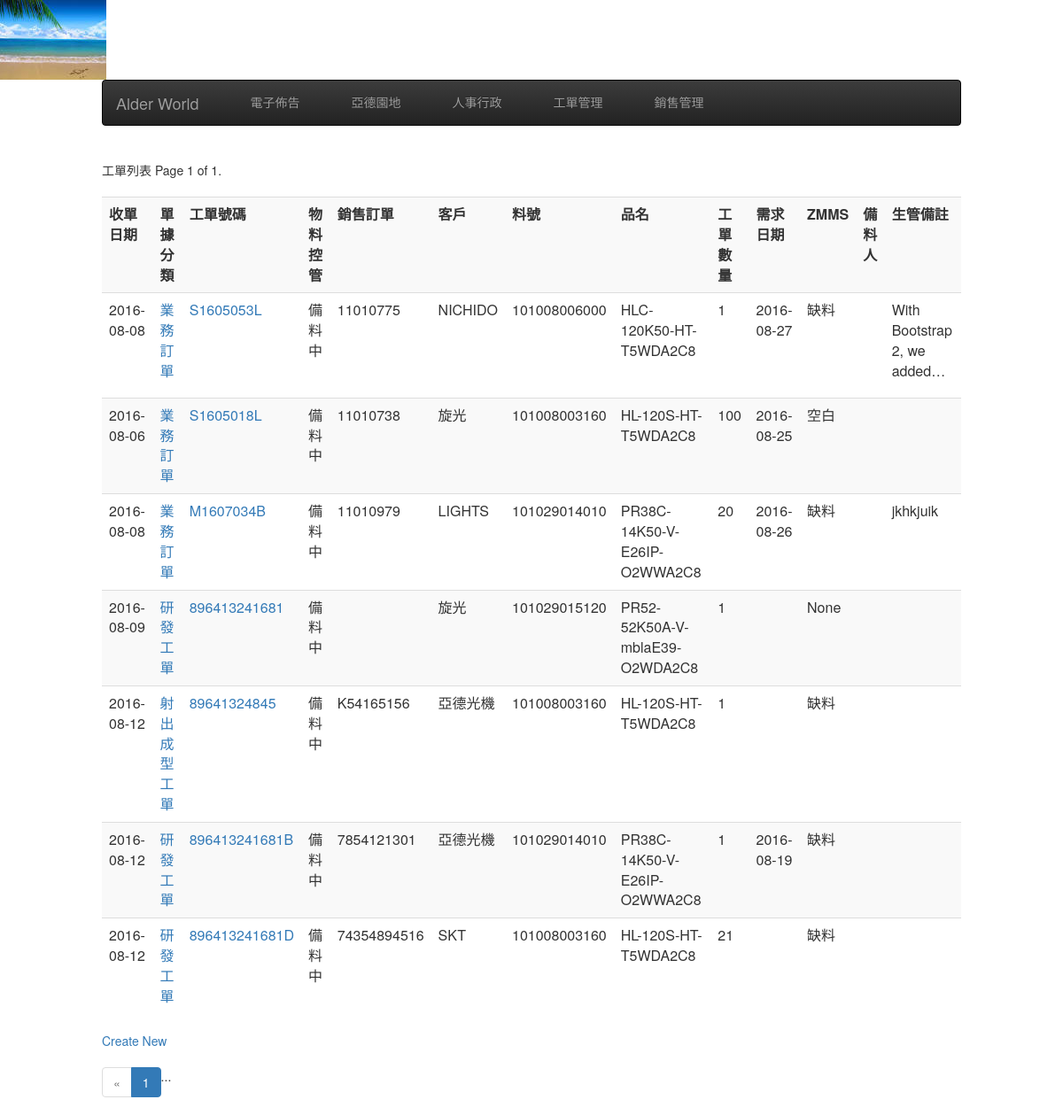
Before: /dpsed/ with the older database file.
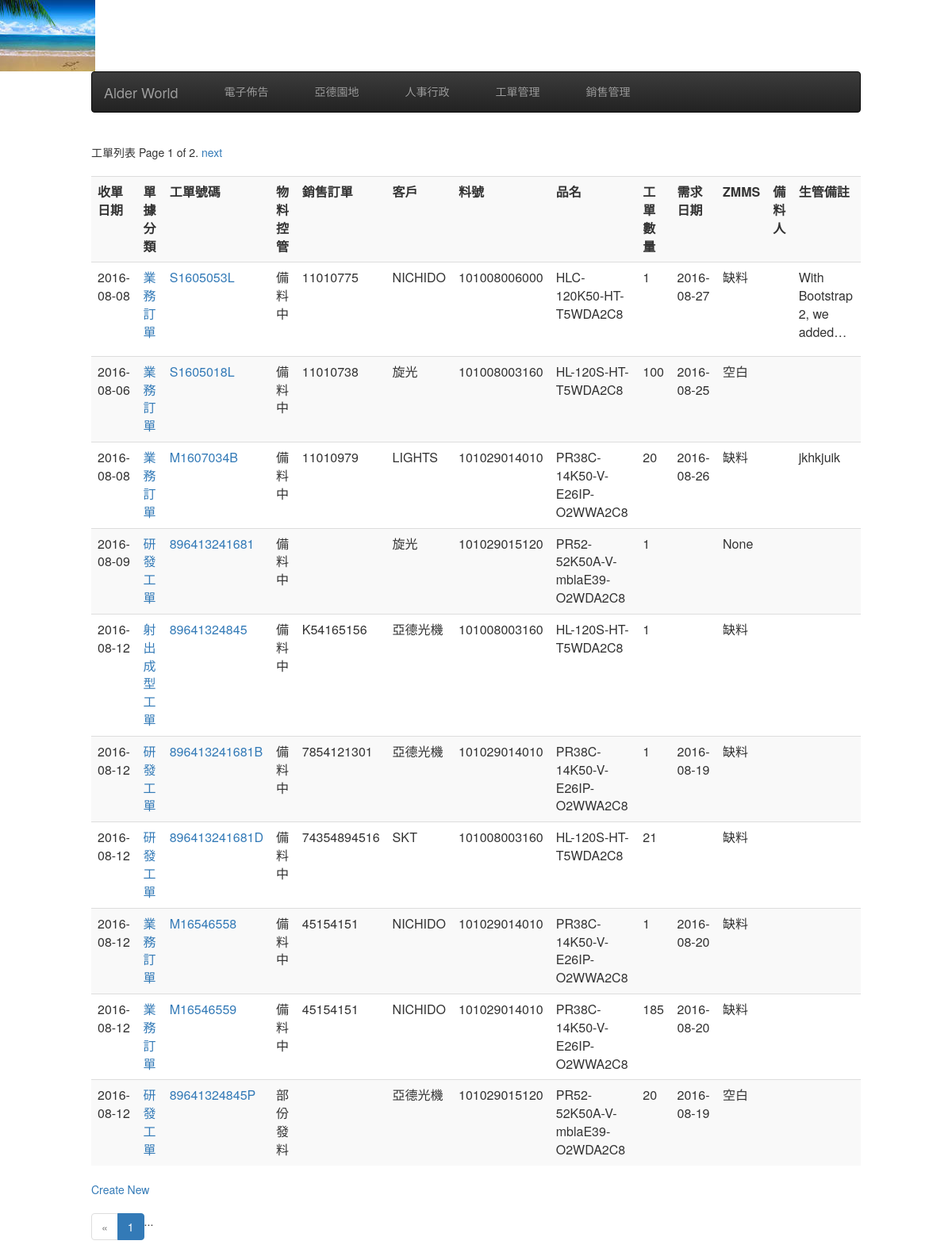
After: the same page with the newer database file.
### dpsed/models.py (models this page shows, shortened)
class WorkOrder(models.Model):
    category = models.ForeignKey(OrderCategory, limit_choices_to={'invalid': False} )
    zmms = models.ForeignKey(ZmmsOption, blank=True, null=True) #models.CharField(max_length=30, blank=True, null=True)
    recevice_date = models.DateField(default=timezone.now) #models.DateField(auto_now_add =True) #  收單日
    material_ctrl = models.ForeignKey(MaterialCtrlOption, blank=True, null=True) #models.CharField(max_length=30, blank=True, null=True) #物料控管
    ships_order = models.CharField(max_length=16, null=True, blank=True) # SAP訂單號碼
    customer = models.ForeignKey(Customer) #客戶編號
    work_order = models.CharField(max_length=16, null=False, blank=False, unique=True) # SAP工單號碼
    product = models.ForeignKey(Product) #  SAP料號
    ord_amount = models.IntegerField(default=1, blank=False, null=False) # 數量
    deliverly = models.DateField(blank=True, null=True) #  業務交期
    material_ready_date = models.DateField(blank=True, null=True) #  齊料日
    estimated_finish = models.DateField(blank=True, null=True) # 預計完工日
    reuqest_user = models.CharField(max_length=16, null=False, blank=False) # 申請人
    material_duty = models.CharField(max_length=16, null=False, blank=False) # 備料人
    manage_memo = models.TextField(blank=True, null=True) # 生管備註
    create_at = models.DateTimeField(auto_now_add=True, auto_now =False)
    modify = models.DateTimeField(auto_now_add=False, auto_now =True)
    def get_absoulte_url(self):
        return "/dpsed/detail/%s/" %( str(self.id) )

class OrderCategory(models.Model):
    description = models.CharField(max_length=36, null=False, blank=False)
    order_squence = models.IntegerField(default=1000, null=False, blank=False)
    invalid = models.BooleanField(default=False)
    def __str__(self):
        return self.description

class MaterialCtrlOption(models.Model):
    description = models.CharField(max_length=36, null=False, blank=False)
    invalid = models.BooleanField(default=False)
    def __str__(self):
        return self.description

class Customer(models.Model):
    sap_no = models.CharField(max_length=36, null=True, blank=True)
    title = models.CharField(max_length=36, null=False, blank=False)
    address = models.CharField(max_length=100, null=True, blank=True)
    contect = models.CharField(max_length=100, null=True, blank=True)
    phone = models.CharField(max_length=100, null=True, blank=True)
    phone_ext  = models.CharField(max_length=100, null=True, blank=True)
    faxno = models.CharField(max_length=100, null=True, blank=True)
    email = models.EmailField(max_length=100, null=True, blank=True)
    invalid = models.BooleanField(default=True)
    create_at = models.DateTimeField(auto_now_add=True, auto_now =False)
    modify = models.DateTimeField(auto_now_add=False, auto_now =True)

class Product(models.Model):
    sap_no = models.CharField(max_length=36, null=False, blank=False) # SAP料號
    product_desc = models.CharField(max_length=36, null=False, blank=False) # 品名
    specification = models.CharField(max_length=100, null=False, blank=False) # 規格
    cycle_status = models.ForeignKey(CycleStatus) # 料品狀態
    create_at = models.DateTimeField(auto_now_add=True, auto_now =False) #
    modify = models.DateTimeField(auto_now_add=False, auto_now =True) #

class ZmmsOption(models.Model):
    description = models.CharField(max_length=36, null=False, blank=False)
    invalid = models.BooleanField(default=False)
    def __str__(self):
        return self.description

### dpsed/views.py (the view)
def dps_list(request):
    title = "工單列表"
    queryset_list = WorkOrder.objects.all()
    paginator = Paginator(queryset_list, 10) # Show 10 contacts per page
    page = request.GET.get('page')
    try:
        queryset = paginator.page(page)
    except PageNotAnInteger:
        queryset = paginator.page(1)
    except EmptyPage:
        queryset = paginator.page(paginator.num_pages)
    return render(request, "dpsed_list.html", locals())

### templates/dpsed_list.html (shortened to what this page needs)
{% extends "base.html" %}
{% block content  %}
  <div class="pagination">
      <span>{{ title }}</span>
      <span class="step-links">
          <span class="current">
              Page {{ queryset.number }} of {{ queryset.paginator.num_pages }}.
          </span>
          {% if queryset.has_next %}
              <a href="?page={{ queryset.next_page_number }}">next</a>
          {% endif %}
      </span>
  </div>
<div>
<table class="table table-striped" >
  <tr>
    <th>收單日期</th>
    <th>單據分類</th>
    <th>工單號碼</th>
    <th>物料控管</th>
    <th>銷售訂單</th>
    <th>客戶</th>
    <th>料號</th>
    <th>品名</th>
    <th>工單數量</th>
    <th>需求日期</th>
    <th>ZMMS</th>
    <th>備料人</th>
    <th>生管備註</th>
  </tr>
{% for record in queryset %}
  <tr>
    <td>{{ record.recevice_date | date:"Y-m-d" }}</td>
    <td><a href='{{ record.get_absoulte_url }}'>{{ record.category }}</a></td>
    <td><a href='{{ record.get_absoulte_url }}'>{{ record.work_order }}</a></td>
    <td>{{ record.material_ctrl }}</td>
    <td>{{ record.ships_order }}</td>
    <td>{{ record.customer.title }}</td>
    <td>{{ record.product.sap_no | truncatechars:16 }}</td>
    <td>{{ record.product.product_desc | truncatechars:30 }}</td>
    <td>{{ record.ord_amount }}</td>
    <td>{{ record.deliverly | date:"Y-m-d" }}</td>
    <td>{{ record.zmms }}</td>
    <td>{{ record.material_duty | date:"Y-m-d" }}</td>
    <td>{{ record.manage_memo | linebreaks | truncatechars:30 }}</td>
  </tr>
{% endfor %}
</table>
<div>
    <a href="/dpsed/create/">Create New</a>
</div>
<div>
<div>
  <nav aria-label="...">
  <ul class="pagination">
    <li class="disabled"><a href="#" aria-label="Previous"><span aria-hidden="true">&laquo;</span></a></li>
    <li class="active"><a href="#">1 <span class="sr-only">(current)</span></a></li>
    ...
  </ul>
</nav>
</div>
{% endblock content %}

### templates/base.html (shortened to what this page needs)
{% load staticfiles %}
<html>
  <head>
      <link rel="stylesheet" href="{% static 'css/base.css' %}" />
      <link rel="stylesheet" href="https://maxcdn.bootstrapcdn.com/bootstrap/3.3.7/css/bootstrap.min.css">
      <link rel="stylesheet" href="https://maxcdn.bootstrapcdn.com/bootstrap/3.3.7/css/bootstrap-theme.min.css">
  </head>
  <body>
        <img src="{% static 'img/beach.jpg' %}"/>
      <div class="col-sm-10 col-sm-offset-1">
          <nav class="navbar navbar-inverse">
            <div class="container-fluid">
                <div class="navbar-header">
                  <a class="navbar-brand" href="/">Alder World</a>
                </div>
                <div class="collapse navbar-collapse">
                  <ul class="nav navbar-nav">
                      <li = class="">
                          <a href="/posts">
                            <span class="glyphicon glyphion-cd" aria-hidden="true">&nbsp; 電子佈告</span>
                          </a>
                      </li>
                      <li = class="">
                          <a href="#">
                            <span class="glyphicon glyphion-cd" aria-hidden="true">&nbsp; 亞德園地</span>
                          </a>
                      </li>
                      <li = class="">
                          <a href="#">
                            <span class="glyphicon glyphion-cd" aria-hidden="true">&nbsp; 人事行政</span>
                          </a>
                      </li>
                      <li = class="">
                          <a href="/dpsed">
                            <span class="glyphicon glyphion-cd" aria-hidden="true">&nbsp; 工單管理</span>
                          </a>
                      </li>
                      <li = class="">
                          <a href="#">
                            <span class="glyphicon glyphion-cd" aria-hidden="true">&nbsp; 銷售管理</span>
                          </a>
                      </li>
                  </ul>
                </div>
            </div>
          </nav>
        {% block content %}
        {% endblock content %}
</div>
  </body>
</html>

Changed rows visible on the page:
added WorkOrder: recevice_date "2016-08-12", category "業務訂單", work_order "M16546558", material_ctrl "備料中", ships_order "45154151", customer "NICHIDO", product.sap_no "101029014010", product.product_desc "PR38C-14K50-V-E26IP-O2WWA2C8", ord_amount "1", deliverly "2016-08-20", zmms "缺料"
added WorkOrder: recevice_date "2016-08-12", category "業務訂單", work_order "M16546559", material_ctrl "備料中", ships_order "45154151", customer "NICHIDO", product.sap_no "101029014010", product.product_desc "PR38C-14K50-V-E26IP-O2WWA2C8", ord_amount "185", deliverly "2016-08-20", zmms "缺料"
added WorkOrder: recevice_date "2016-08-12", category "研發工單", work_order "89641324845P", material_ctrl "部份發料", customer "亞德光機", product.sap_no "101029015120", product.product_desc "PR52-52K50A-V-mblaE39-O2WDA2C8", ord_amount "20", deliverly "2016-08-19", zmms "空白"
Other visible differences:
{{ queryset.paginator.num_pages }}: "1" → "2"
text now shown: "next"
